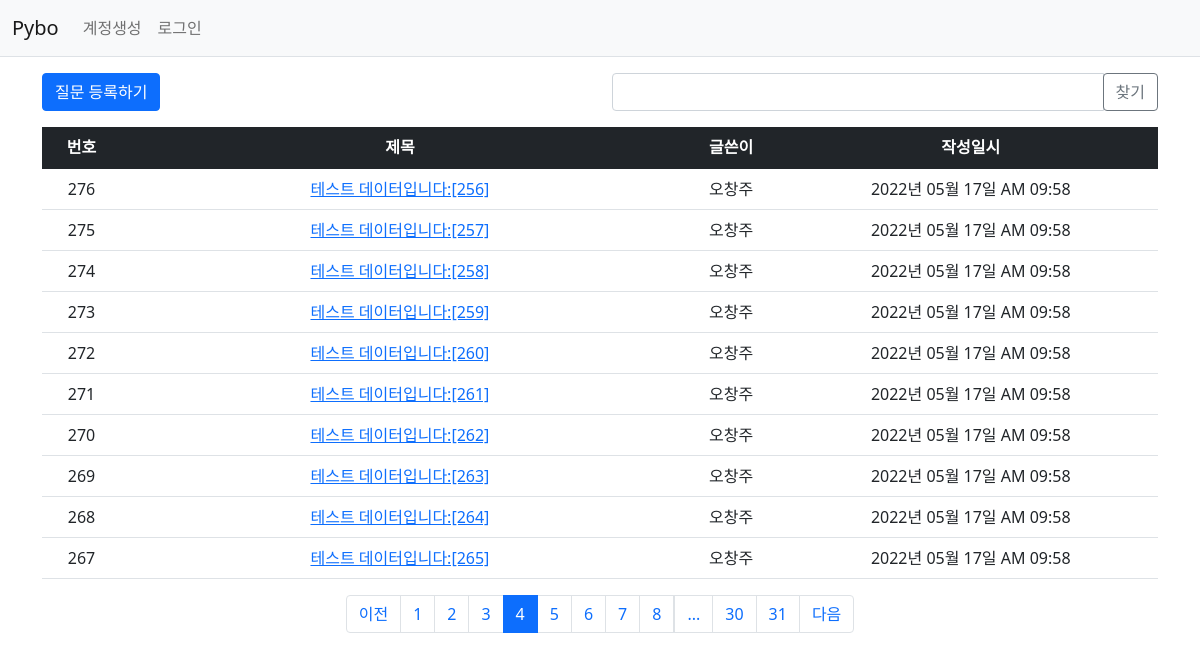
Screenshot of /question/list/?page=4 with the database file from the repository.
### pybo/models.py (models this page shows)
class Question(db.Model):
    id = db.Column(db.Integer, primary_key=True)
    subject = db.Column(db.String(200), nullable=False)
    content = db.Column(db.Text(), nullable=False)
    create_date = db.Column(db.DateTime(), nullable=False)
    user_id = db.Column(db.Integer, db.ForeignKey('user.id', ondelete='CASCADE'), nullable=False)
    user = db.relationship('User', backref=db.backref('question_set'))
    modify_date = db.Column(db.DateTime(), nullable=True)
    voter = db.relationship('User', secondary=question_voter, backref=db.backref('question_voter_set'))

class User(db.Model):
    id = db.Column(db.Integer, primary_key=True)
    username = db.Column(db.String(150), unique=True, nullable=False)
    password = db.Column(db.String(200), nullable=False)
    email = db.Column(db.String(120), unique=True, nullable=False)

### pybo/views/question_views.py (the view, shortened to what this page needs)
@bp.route('/list/')
def _list():
    page = request.args.get('page', type=int, default=1)
    kw = request.args.get('kw', type=str, default='')
    question_list = Question.query.order_by(Question.create_date.desc())
    question_list = question_list.paginate(page, per_page=10)
    return render_template('question/question_list.html', question_list=question_list, page=page, kw=kw)

### pybo/filter.py (called while the page is built)
def format_datetime(value, fmt='%Y년 %m월 %d일 %p %I:%M'):
    return value.strftime(fmt)

### pybo/views/auth_views.py (called while the page is built)
@bp.before_app_request
def load_logged_in_user():
    user_id = session.get('user_id')
    if user_id is None:
        g.user = None
    else:
        g.user = User.query.get(user_id)

### pybo/templates/question/question_list.html (shortened to what this page needs)
{% extends 'base.html' %}
{% block content %}
<div class="container my-3">
    <div class="row my-3">
        <div class="col-6">
            <a href="{{ url_for('question.create') }}" class="btn btn-primary">질문 등록하기</a>
        </div>
        <div class="col-6">
            <div class="input-group">
                <input type="text" id="search_kw" class="form-control" value="{{kw or '' }}">
                <div class="input-group-append">
                    <button class="btn btn-outline-secondary" type="button" id="btn_search">찾기</button>
                </div>
            </div>
        </div>
    </div>
    <table class="table">
        <thead>
        <tr class="text-center table-dark">
            <th>번호</th>
            <th style="width:50%">제목</th>
            <th>글쓴이</th>
            <th>작성일시</th>
        </tr>
        </thead>
        <tbody>
        {% if question_list %}
        {% for question in question_list.items %}
        <tr class = "text-center">
            <td>{{ question_list.total - ((question_list.page-1) * question_list.per_page) - loop.index0}}</td>
            <td class="text-center">
                <a href="{{ url_for('question.detail', question_id=question.id) }}">{{ question.subject }}</a>
            </td>
            <td>{{ question.user.username }}</td>
            <td>{{ question.create_date|datetime }}</td>
        </tr>
        {% endfor %}
        {% else %}
        <tr>
            <td colspan="3">질문이 없습니다.</td>
        </tr>
        {% endif %}
        </tbody>
    </table>
    <ul class="pagination justify-content-center">
        {% if question_list.has_prev %}
        <li class="page-item">
            <a class="page-link" href="?page={{ question_list.prev_num }}" href="javascrip:void(0)">이전</a>
        </li>
        {% else %}
        <li class="page-item disabled">
            <a class="page-link" tabindex="-1" aria-disabled="true" href="javascript:void(0)">이전</a>
        </li>
        {% endif %}
        {% for page_num in question_list.iter_pages() %}
        {% if page_num %}
        {% if page_num != question_list.page %}
        <li class="page-item">
            <a class="page-link" href="?page={{ page_num }}" href="javascript:void(0)">{{ page_num }} </a>
        </li>
        {% else %}
        <li class="page-item active" aria-current="page">
            <a class="page-link" href="javascript:void(0)">{{ page_num }}</a>
        </li>
        {% endif %}
        {% else %}
        <li class="disabled">
            <a class="page-link" href="javascript:void(0)">...</a>
        </li>
        {% endif %}
        {% endfor %}
        {% if question_list.has_next %}
        <li class="page-item">
            <a class="page-link" href="?page={{ question_list.next_num }}" href="javascript:void(0)">다음</a>
        </li>
        {% else %}
        <li class="page-item disabled">
            <a class="page-link" tabindex="-1" aria-disabled="true" href="javascript:void(0)">다음</a>
        </li>
        {% endif %}
    </ul>
</div>
{% endblock %}

### rows the page displays
Question: total "276", subject "테스트 데이터입니다:[256]", user.username "오창주", create_date "2022년 05월 17일 AM 09:58"
Question: total "275", subject "테스트 데이터입니다:[257]", user.username "오창주", create_date "2022년 05월 17일 AM 09:58"
Question: total "274", subject "테스트 데이터입니다:[258]", user.username "오창주", create_date "2022년 05월 17일 AM 09:58"
Question: total "273", subject "테스트 데이터입니다:[259]", user.username "오창주", create_date "2022년 05월 17일 AM 09:58"
Question: total "272", subject "테스트 데이터입니다:[260]", user.username "오창주", create_date "2022년 05월 17일 AM 09:58"
Question: total "271", subject "테스트 데이터입니다:[261]", user.username "오창주", create_date "2022년 05월 17일 AM 09:58"
Question: total "270", subject "테스트 데이터입니다:[262]", user.username "오창주", create_date "2022년 05월 17일 AM 09:58"
Question: id "269", subject "테스트 데이터입니다:[263]", user.username "오창주", create_date "2022년 05월 17일 AM 09:58"
Question: total "268", subject "테스트 데이터입니다:[264]", user.username "오창주", create_date "2022년 05월 17일 AM 09:58"
Question: total "267", subject "테스트 데이터입니다:[265]", user.username "오창주", create_date "2022년 05월 17일 AM 09:58"

### other values shown
{{ page_num }} "1" "2" "3" "5" "6" "7" "8" "30" "31"
{{ page_num }} "4"
